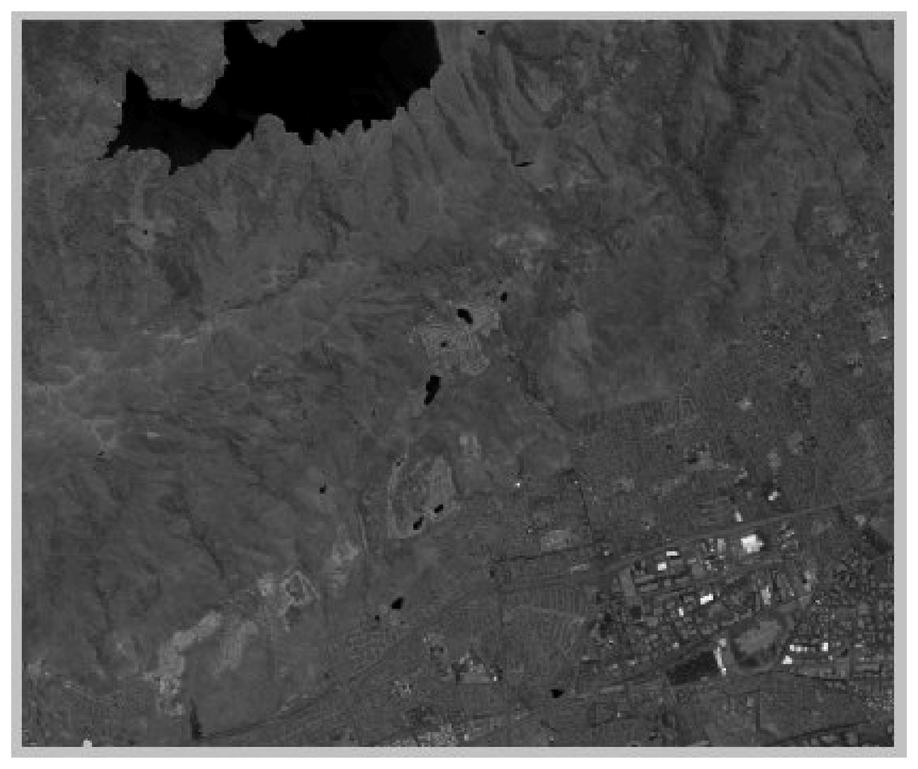
#> input picture ILCM/building.png, 918 x 769 px, shrunk from 3690 x 3092 before the run
$ python ILCM.py
#> lines starting #> are read from the running program, lines starting #| are printed output that depends on the picture
import numpy as np
from PIL import Image
from skimage.util.shape import view_as_windows
import matplotlib.pyplot as plt
from mpl_toolkits.mplot3d import Axes3D


def pre_process(image_file: str) -> Image:
    im_raw = Image.open(image_file)
    width, height = im_raw.size
    sub = 100
    im_crop = im_raw.crop((0+sub, 0+sub, width-sub, height-sub))
    return im_crop


def pixel_matrix(processed_image: Image) -> np.ndarray:

    width, height = processed_image.size
    bands = len(processed_image.getbands())
    pix_array = np.array(processed_image.getdata(), ndmin=3)
    pix_reshaped = pix_array.reshape(height, width, bands)
    pix_matrix = np.transpose(pix_reshaped, axes=[1,0,2])

    return pix_matrix


def average_bands(pix_matrix: np.ndarray) -> np.ndarray:
    return pix_matrix.mean(axis=2)


def process_windows(window_mat: np.ndarray, target_wid: int) -> (np.ndarray, np.ndarray):

    m_matrix = np.multiply(1/(target_wid ** 2), window_mat.sum(axis=(2, 3)))
    l_matrix = np.amax(window_mat, axis=(2, 3))

    return m_matrix, l_matrix


def calc_ilcm(padded: np.ndarray, m_matrix: np.ndarray, l_matrix: np.ndarray) -> np.ndarray:

    ilcm_win = view_as_windows(padded, (3,3), step=1)
    max_m_mat = np.amax(ilcm_win, axis=(2,3))
    ilcm_mat = np.divide(np.multiply(l_matrix, m_matrix), max_m_mat)

    return ilcm_mat


def calc_thres(matrix: np.ndarray, k: int) -> int:

    mean = matrix.mean()
    mu = matrix.std()
    thres = mu + k*mean
    print(np.amax(matrix))
    print(thres)

    return thres


def plot_heatmap(matrix: np.ndarray):
    plt.imshow(matrix, cmap='hot', interpolation='nearest')
    plt.show()


def plot_3d(matrix: np.ndarray):

    fig = plt.figure()
    ax = fig.add_subplot(111, projection='3d')
    #
    # Create an X-Y mesh of the same dimension as the 2D data
    x_data, y_data = np.meshgrid( np.arange(matrix.shape[1]),
                                  np.arange(matrix.shape[0]))
    x_data = x_data.flatten()
    y_data = y_data.flatten()
    z_data = matrix.flatten()
    ax.bar3d( x_data,
              y_data,
              np.zeros(len(z_data)),
              1, 1, z_data)
    plt.show()


def main():
    # Input settings
    # Set to width of target in # of pixels
    target_width = 150
    # Sets stride of windows -- always half of the target width
    stride = target_width // 2

    # PreProcess and crop image
    im = pre_process('building.png')
#> in pre_process, im_raw is the input picture: PIL image 918x769 L; min 0, max 255, mean 83
#> in pre_process, `im_crop = im_raw.crop((0+sub, 0+sub, width-sub, height-sub))`:
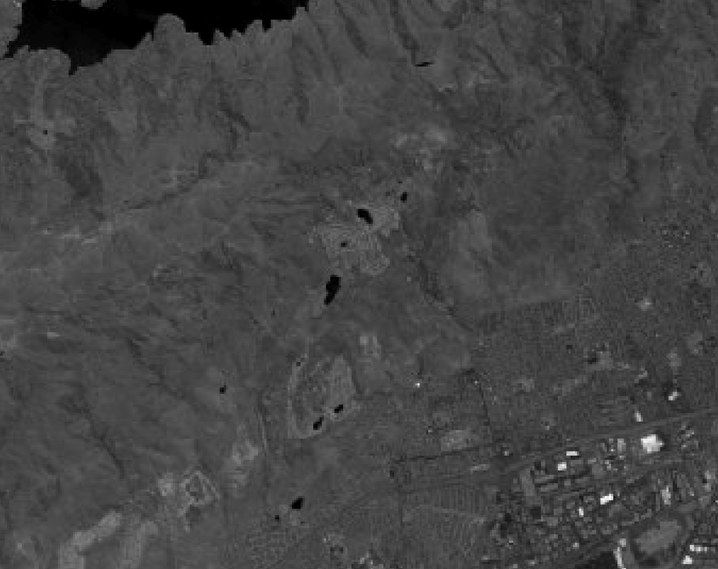
#> im_crop: PIL image 718x569 L; min 0, max 255, mean 68.4

    # Returns a matrix of pixel values
    p_matrix = pixel_matrix(im)
#> in pixel_matrix, `bands = len(processed_image.getbands())`: bands = 1
#> in pixel_matrix, `pix_matrix = np.transpose(pix_reshaped, axes=[1,0,2])`:
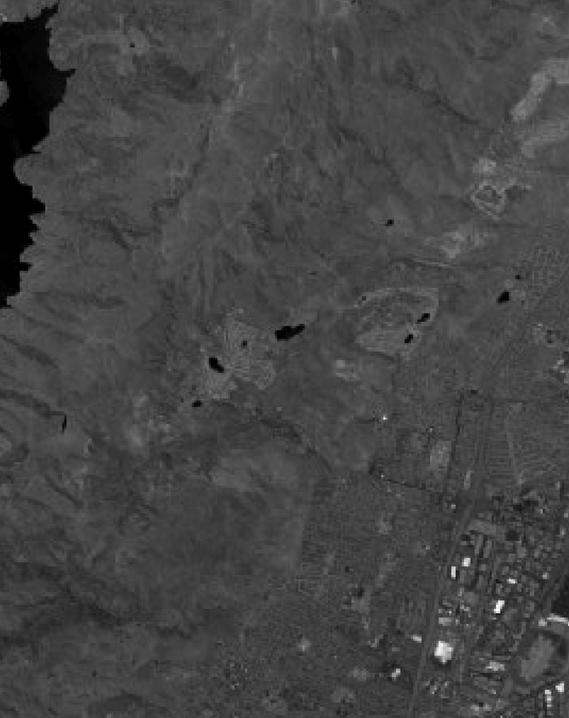
#> pix_matrix: shape (718, 569, 1) int64; min 0, max 255, mean 68.4

    # Only necessary when bands > 1
    ave_mat = average_bands(p_matrix)

    # Break image into windows
    windowed = view_as_windows(ave_mat,(target_width,target_width), step=stride)

    # Return m and l matrices for ilcm calculation
    m_mat, l_mat = process_windows(windowed, target_width)
#> in process_windows, `m_matrix = np.multiply(1/(target_wid ** 2), window_mat.sum(axis=(2, 3)))`: m_matrix = [[50.31, 71.06, 74.53, 74.39, 70.37, 71.2], [52.32, 72.46, 74.23, 72.15, 70.96, 74.94], [59.35, 72.65, 72.23, 70.1, 72.37, 76.8], [66.65, 70.7, 69.81, 70.66, 73.3, 74.77], [71.79, 70.23, 68.21, 70.21, 72.79, 72.06], [68.84, 67.91, 68.04, 68.73, 69.56, 68.64], [64.4, 64.78, 67.4, 68.43, 67, 67.72], [61.49, 63.76, 65.18, 66.4, 67.46, 70.31]]
#> in process_windows, `l_matrix = np.amax(window_mat, axis=(2, 3))`: l_matrix = [[140, 104, 116, 116, 113, 128], [101, 104, 116, 116, 99, 141], [104, 104, 105, 111, 117, 141], [104, 119, 119, 124, 124, 125], [115, 119, 119, 124, 255, 255], [115, 115, 115, 110, 255, 255], [106, 106, 100, 103, 141, 240], [95, 92, 113, 143, 246, 255]]
#> m_mat has the same summary as m_matrix in process_windows; l_mat has the same summary as l_matrix in process_windows

    # Add a pad of 0's to aid calculation
    padded_m_mat = np.pad(m_mat, 1, 'constant', constant_values=0)

    # Return ilcm matrix for plotting
    ilcm_mat = calc_ilcm(padded_m_mat, m_mat, l_mat)
#> in calc_ilcm, `max_m_mat = np.amax(ilcm_win, axis=(2,3))`: max_m_mat = [[72.46, 74.53, 74.53, 74.53, 74.94, 74.94], [72.65, 74.53, 74.53, 74.53, 76.8, 76.8], [72.65, 74.23, 74.23, 74.23, 76.8, 76.8], [72.65, 72.65, 72.65, 73.3, 76.8, 76.8], [71.79, 71.79, 70.7, 73.3, 74.77, 74.77], [71.79, 71.79, 70.23, 72.79, 72.79, 72.79], [68.84, 68.84, 68.73, 69.56, 70.31, 70.31], [64.78, 67.4, 68.43, 68.43, 70.31, 70.31]]
#> in calc_ilcm, `ilcm_mat = np.divide(np.multiply(l_matrix, m_matrix), max_m_mat)`: ilcm_mat = [[97.19, 99.15, 116, 115.8, 106.1, 121.6], [72.74, 101.1, 115.5, 112.3, 91.47, 137.6], [84.96, 101.8, 102.2, 104.8, 110.2, 141], [95.42, 115.8, 114.4, 119.5, 118.3, 121.7], [115, 116.4, 114.8, 118.8, 248.3, 245.8], [110.3, 108.8, 111.4, 103.9, 243.7, 240.5], [99.16, 99.75, 98.06, 101.3, 134.4, 231.2], [90.17, 87.04, 107.6, 138.8, 236, 255]]

    # TODO
    #threshold = calc_thres(ilcm_mat, k=1.25)

    # Visualization
    plot_heatmap(ilcm_mat.transpose()) # Unsure why transpose is necessary?
#> in plot_heatmap, `plt.show()`:
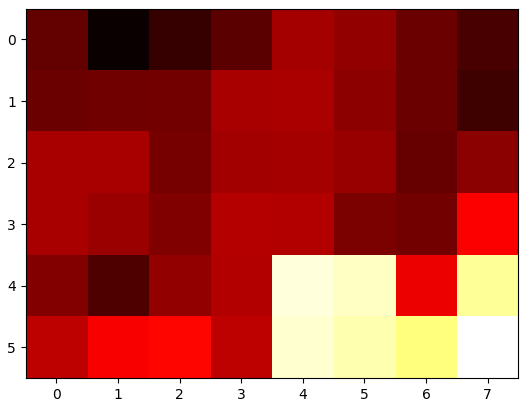
#> figure drawn by matplotlib, 1 panel
    #plot_3d(ilcm_mat)

if __name__ == '__main__':
    main()
